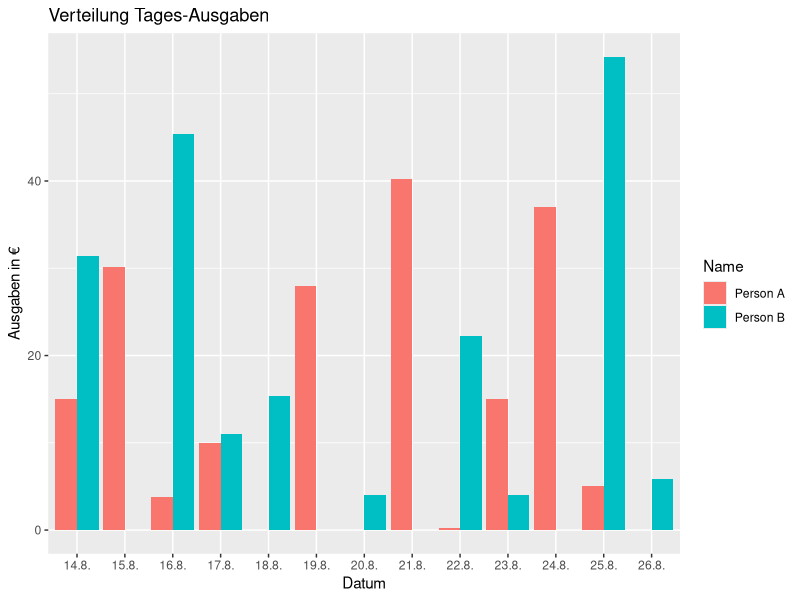
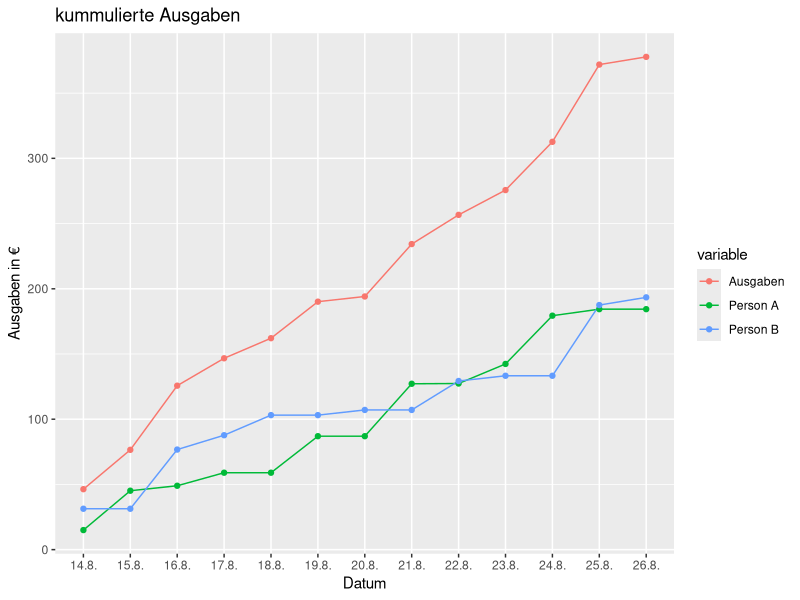
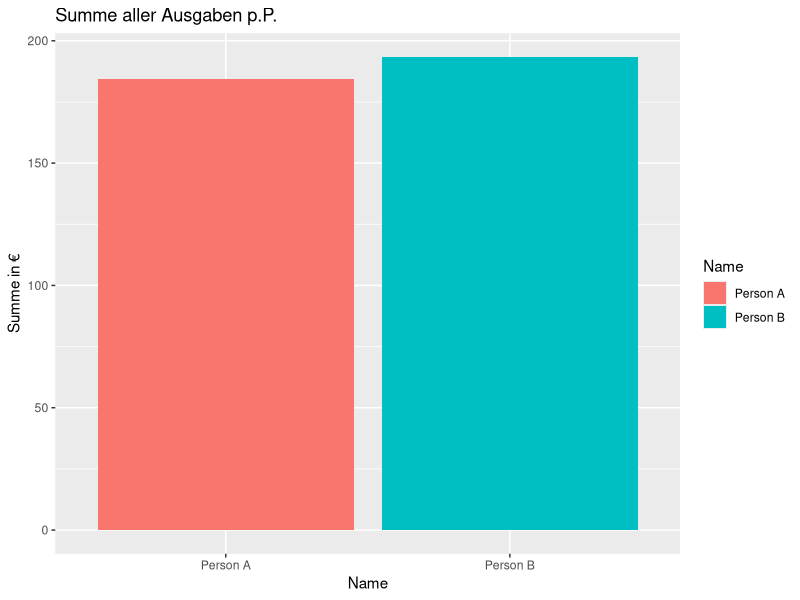

These charts were generated, in order, by the following R code:
library(reshape2)
library(ggplot2)

#pdf("plots.pdf")
png("img/plot-%d.png", width=1000, height=500)

daten=read.table(file = 'data.txt', header = TRUE, sep = "|", strip.white = TRUE)

# tagessummen zusammenfassen
ausgaben=tapply(X=daten$Betrag.in.., INDEX = list(daten$Datum, daten$Bezahler.in), FUN=sum)

# liste erzeugen
ausgabenReshape=melt(ausgaben, colnames(ausgaben))
colnames(ausgabenReshape) = c('Datum', 'Name', 'Ausgaben')

## Barplot Ausgaben
###################

ggplot(ausgabenReshape, aes(x=factor(Datum),y=Ausgaben, fill=Name)) +
    geom_bar(stat="identity", position=position_dodge()) +
    xlab("Datum") + ylab("Ausgaben in €") +
    ggtitle("Verteilung Tages-Ausgaben")

## kummulierte Ausgaben
#######################
ausgabenReshape[is.na(ausgabenReshape)]=0
proTag = aggregate(Ausgaben ~ Datum, data = ausgabenReshape[,c('Datum','Ausgaben')], sum)
proTag$Ausgaben = cumsum(proTag$Ausgaben)
for (name in levels(ausgabenReshape$Name))
{
    persTag = ausgabenReshape[ausgabenReshape$Name==name,c('Datum','Ausgaben')]$Ausgaben
    proTag[name] = cumsum(persTag)
}

g=c('Ausgabe', levels(ausgabenReshape$Name))
longTb = melt(proTag, id.vars = "Datum")
ggplot(data=longTb, aes(x=Datum, y=value, group=variable, color=variable)) + 
    geom_line() + geom_point() +
    ylab("Ausgaben in €") +
    ggtitle("kummulierte Ausgaben")

## Summe Augaben pro Person
###########################
summen = data.frame( Name=character(), Summe=numeric() )
for (name in levels(ausgabenReshape$Name))
{
    geldSumme = sum(ausgabenReshape[ausgabenReshape$Name==name,"Ausgaben"])
    summen = rbind(summen, data.frame(Name = name, Summe = geldSumme ) )
}

# differenz plot
ggplot(summen, aes(x=Name,y=Summe, fill=Name)) + geom_bar(stat="identity", position=position_dodge()) +
    ylab("Summe in €") +
    ggtitle("Summe aller Ausgaben p.P.")

# differenz
diff(summen$Summe)

dev.off()
